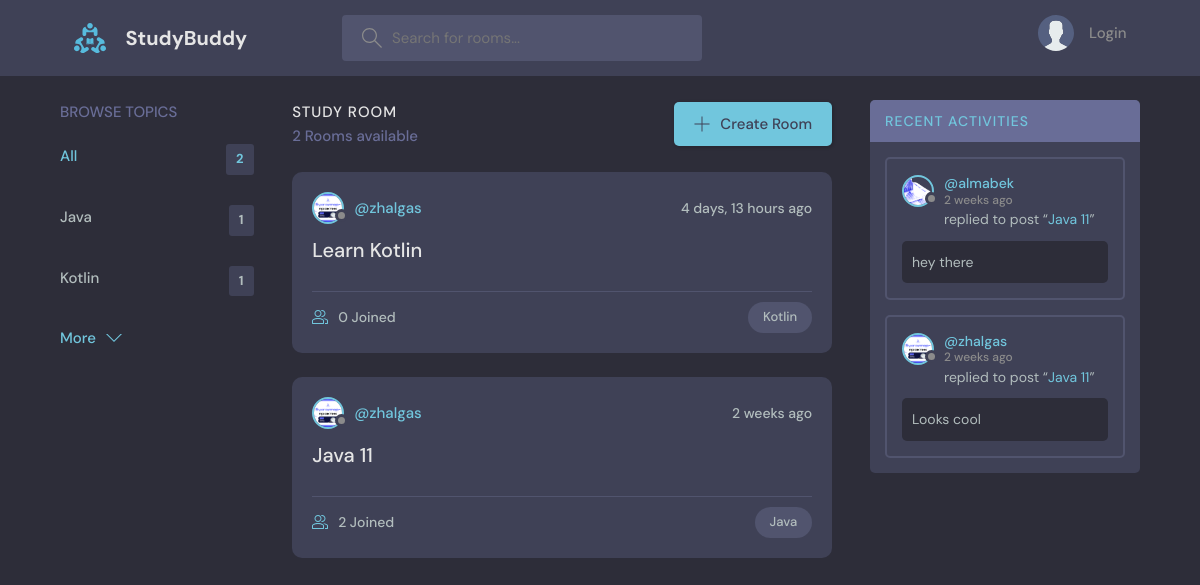
Before: / with the older database file.
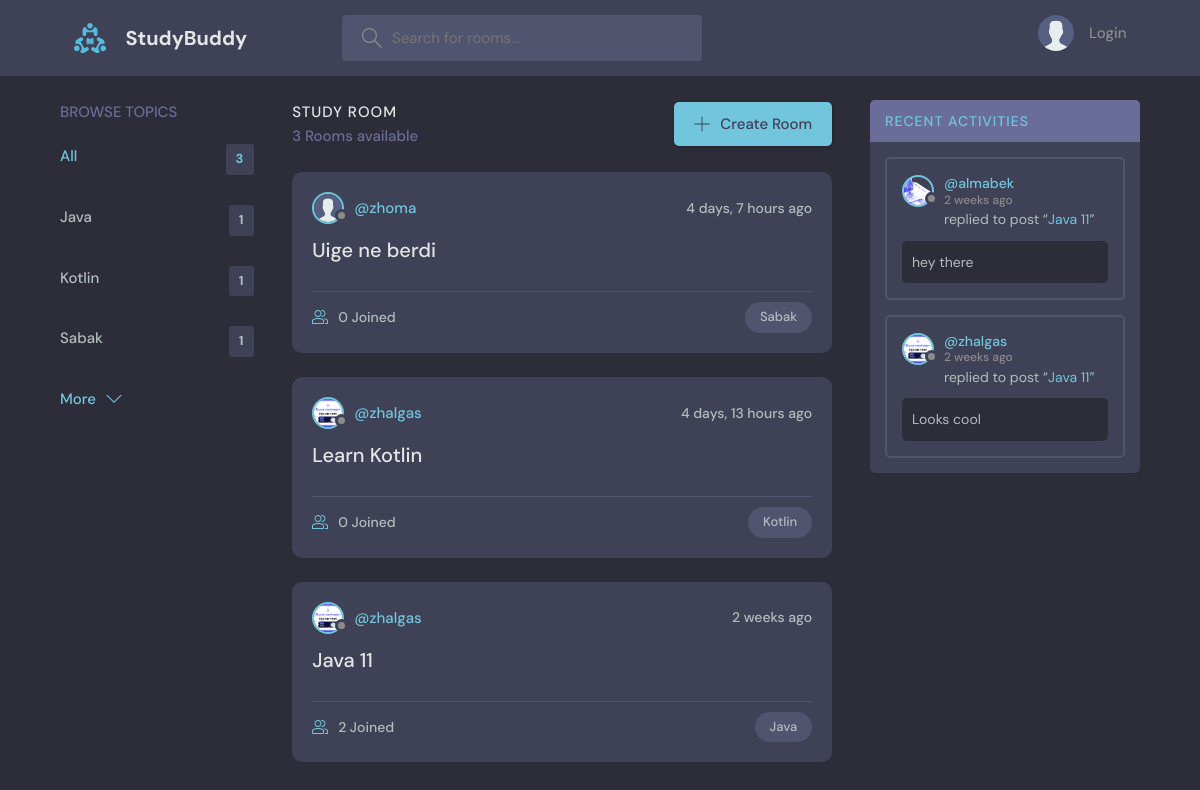
After: the same page with the newer database file.
### baseapp/models.py (models this page shows, shortened)
class Topic(models.Model):
    name = models.CharField(max_length = 200)
    approved = models.BooleanField(default = False)

class Room(models.Model):
    host = models.ForeignKey(User, on_delete = SET_NULL, null = True)
    topic = models.ForeignKey(Topic, on_delete = models.SET_NULL, null = True)
    name = models.CharField(max_length = 200)
    description = models.TextField(null = True, blank = True)
    participants = models.ManyToManyField(User, related_name = 'participants', blank = True)
    updated = models.DateTimeField(auto_now = True)
    created = models.DateTimeField(auto_now_add = True)
    approved = models.BooleanField(default = False)
    class Meta:
        ordering = ['-updated', '-created']
    def __str__(self):
        return self.name

class User(AbstractUser):
    name = models.CharField(null = True, max_length = 255)
    email = models.EmailField(null = True, unique = True)
    bio = models.TextField(null = True)
    avatar = models.ImageField(null = True, default = "avatar.svg")
    USERNAME_FIELD = 'email'
    REQUIRED_FIELDS = []

class Message(models.Model):
    user = models.ForeignKey(User, on_delete = models.CASCADE)
    room = models.ForeignKey(Room, on_delete = models.CASCADE)
    body = models.TextField()
    updated = models.DateTimeField(auto_now = True)
    created = models.DateTimeField(auto_now_add = True)
    class Meta:
        ordering = ['-updated', '-created']

### baseapp/views.py (the view)
# urls.py: path('', views.home, name = 'home'),
def home(request):
    q = request.GET.get('q', '')
    rooms = Room.objects.filter(
        (
            Q(topic__name__icontains = q) |
            Q(name__icontains = q) |
            Q(description__icontains = q)
        ) &
        Q(approved = True) &
        Q(topic__approved = True)
    )
    topics = Topic.objects.filter(approved = True)[0:5]
    room_count = rooms.count()
    room_messages = Message.objects.all().filter(
        (
            Q(room__topic__name__icontains = q) |
            Q(room__description__icontains = q) |
            Q(room__name__icontains = q)
        ) &
        Q(room__approved = True) &
        Q(room__topic__approved = True)
    )
    context = {'rooms': rooms, 'topics': topics, 'room_count': room_count, 'room_messages': room_messages}
    return render(request, 'baseapp/home.html', context)

### baseapp/templates/baseapp/home.html (shortened to what this page needs)
{% extends 'main.html' %}
{% block content %}
    <main class="layout layout--3">
      <div class="container">
        {% include 'baseapp/topics_component.html' %}
        <div class="roomList">
          <div class="roomList__header">
            <div>
              <h2>Study Room</h2>
              <p>{{ room_count }} Rooms available</p>
            </div>
            <a class="btn btn--main" href="{% url 'create-room' %}">
              <svg version="1.1" xmlns="http://www.w3.org/2000/svg" width="32" height="32" viewBox="0 0 32 32">
                <title>add</title>
                <path
                  d="M16.943 0.943h-1.885v14.115h-14.115v1.885h14.115v14.115h1.885v-14.115h14.115v-1.885h-14.115v-14.115z"
                ></path>
              </svg>
              Create Room
            </a>
          </div>
            {% include 'baseapp/feeds_component.html' %}
        </div>
        {% include 'baseapp/activity_component.html' %}
      </div>
    </main>
{% endblock content %}

### baseapp/templates/baseapp/topics_component.html
<div class="topics">
  <div class="topics__header">
    <h2>Browse Topics</h2>
  </div>
  <ul class="topics__list">
    <li>
      <a href="{% url 'home' %}" class="active">All <span>{{ topics.count }}</span></a>
    </li>
      {% for topic in topics %}
    <li>
      <a href="{% url 'home' %}?q={{ topic.name }}">{{ topic.name }} <span>{{ topic.room_set.all.count }}</span></a>
    </li>
{% endfor %}
  </ul>
  <a class="btn btn--link" href="{% url 'topics' %}">
    More
    <svg version="1.1" xmlns="http://www.w3.org/2000/svg" width="32" height="32" viewBox="0 0 32 32">
      <title>chevron-down</title>
      <path d="M16 21l-13-13h-3l16 16 16-16h-3l-13 13z"></path>
    </svg>
  </a>
</div>

### baseapp/templates/baseapp/feeds_component.html (shortened to what this page needs)
{%  for room in rooms %}
<div class="roomListRoom">
    <div class="roomListRoom__header">
      <a href="{% url 'user-profile' room.host.id %}" class="roomListRoom__author">
        <div class="avatar avatar--small">
          <img src="{{ room.host.avatar.url }}" />
        </div>
        <span>@{{ room.host.username }}</span>
      </a>
      <div class="roomListRoom__actions">
        <span>{{ room.created|timesince }} ago</span>
      </div>
    </div>
    <div class="roomListRoom__content">
      <a href="{% url 'room' room.id %}">{{ room.name }}</a>
    </div>
    <div class="roomListRoom__meta">
      <a href="{% url 'room' room.id %}" class="roomListRoom__joined">
        {{ room.participants.all.count }} Joined
      </a>
      <p class="roomListRoom__topic">{{ room.topic.name }}</p>
    </div>
</div>
{% endfor %}

### baseapp/templates/baseapp/activity_component.html (shortened to what this page needs)
<div class="activities">
  <div class="activities__header">
    <h2><a href="{% url 'activity' %}">Recent Activities</a></h2>
  </div>
    {% for message in room_messages %}
  <div class="activities__box">
    <div class="activities__boxHeader roomListRoom__header">
      <a href="{% url 'user-profile' message.user.id %}" class="roomListRoom__author">
        <div class="avatar avatar--small">
          <img src="{{ message.user.avatar.url }}" />
        </div>
        <p>
          @{{ message.user.username }}
          <span>{{ message.created|timesince }} ago</span>
        </p>
      </a>
    </div>
    <div class="activities__boxContent">
      <p>replied to post “<a href="{% url 'room' message.room.id %}">{{ message.room }}</a>”</p>
      <div class="activities__boxRoomContent">
        {{ message.body }}
      </div>
    </div>
  </div>
    {% endfor %}
</div>

Changed rows visible on the page:
added Topic: name "Sabak", room_set.all.count "1"
added Room: host.avatar (placeholder picture), host.username "zhoma", created "4 days, 7 hours", name "Uige ne berdi", participants.all.count "0", topic.name "Sabak"
Other visible differences:
{{ topics.count }}: "2" → "3"
{{ room_count }}: "2" → "3"
